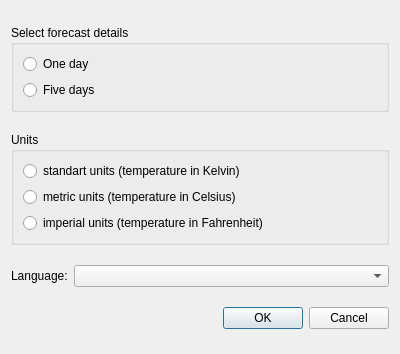
<?xml version="1.0" encoding="UTF-8"?>
<ui version="4.0">
 <class>SettingsDialog</class>
 <widget class="QDialog" name="SettingsDialog">
  <property name="geometry">
   <rect>
    <x>0</x>
    <y>0</y>
    <width>400</width>
    <height>354</height>
   </rect>
  </property>
  <property name="windowTitle">
   <string>Settings</string>
  </property>
  <layout class="QVBoxLayout" name="verticalLayout_3">
   <item>
    <widget class="QGroupBox" name="selectForecastTypeBox">
     <property name="sizePolicy">
      <sizepolicy hsizetype="MinimumExpanding" vsizetype="Fixed">
       <horstretch>0</horstretch>
       <verstretch>0</verstretch>
      </sizepolicy>
     </property>
     <property name="title">
      <string>Select forecast details</string>
     </property>
     <layout class="QVBoxLayout" name="verticalLayout">
      <item>
       <widget class="QRadioButton" name="oneDayButton">
        <property name="sizePolicy">
         <sizepolicy hsizetype="Minimum" vsizetype="Fixed">
          <horstretch>0</horstretch>
          <verstretch>0</verstretch>
         </sizepolicy>
        </property>
        <property name="text">
         <string>One day</string>
        </property>
       </widget>
      </item>
      <item>
       <widget class="QRadioButton" name="fiveDaysButton">
        <property name="sizePolicy">
         <sizepolicy hsizetype="Minimum" vsizetype="Fixed">
          <horstretch>0</horstretch>
          <verstretch>0</verstretch>
         </sizepolicy>
        </property>
        <property name="text">
         <string>Five days</string>
        </property>
       </widget>
      </item>
     </layout>
    </widget>
   </item>
   <item>
    <widget class="QGroupBox" name="unitsGroupBox">
     <property name="sizePolicy">
      <sizepolicy hsizetype="Preferred" vsizetype="Fixed">
       <horstretch>0</horstretch>
       <verstretch>0</verstretch>
      </sizepolicy>
     </property>
     <property name="title">
      <string>Units</string>
     </property>
     <layout class="QVBoxLayout" name="verticalLayout_2">
      <item>
       <widget class="QRadioButton" name="standartUnitsButton">
        <property name="text">
         <string>standart units (temperature in Kelvin)</string>
        </property>
       </widget>
      </item>
      <item>
       <widget class="QRadioButton" name="metricUnitsButton">
        <property name="text">
         <string>metric units (temperature in Celsius)</string>
        </property>
       </widget>
      </item>
      <item>
       <widget class="QRadioButton" name="imperialUnitsButton">
        <property name="text">
         <string>imperial units (temperature in Fahrenheit)</string>
        </property>
       </widget>
      </item>
     </layout>
    </widget>
   </item>
   <item>
    <layout class="QHBoxLayout" name="horizontalLayout">
     <item>
      <widget class="QLabel" name="languageLabel">
       <property name="sizePolicy">
        <sizepolicy hsizetype="Fixed" vsizetype="Fixed">
         <horstretch>0</horstretch>
         <verstretch>0</verstretch>
        </sizepolicy>
       </property>
       <property name="text">
        <string>Language:</string>
       </property>
      </widget>
     </item>
     <item>
      <widget class="QComboBox" name="languageComboBox"/>
     </item>
    </layout>
   </item>
   <item>
    <widget class="QDialogButtonBox" name="buttonBox">
     <property name="orientation">
      <enum>Qt::Horizontal</enum>
     </property>
     <property name="standardButtons">
      <set>QDialogButtonBox::Cancel|QDialogButtonBox::Ok</set>
     </property>
    </widget>
   </item>
  </layout>
 </widget>
 <resources/>
 <connections>
  <connection>
   <sender>buttonBox</sender>
   <signal>accepted()</signal>
   <receiver>SettingsDialog</receiver>
   <slot>accept()</slot>
   <hints>
    <hint type="sourcelabel">
     <x>248</x>
     <y>254</y>
    </hint>
    <hint type="destinationlabel">
     <x>157</x>
     <y>274</y>
    </hint>
   </hints>
  </connection>
  <connection>
   <sender>buttonBox</sender>
   <signal>rejected()</signal>
   <receiver>SettingsDialog</receiver>
   <slot>reject()</slot>
   <hints>
    <hint type="sourcelabel">
     <x>316</x>
     <y>260</y>
    </hint>
    <hint type="destinationlabel">
     <x>286</x>
     <y>274</y>
    </hint>
   </hints>
  </connection>
 </connections>
</ui>
